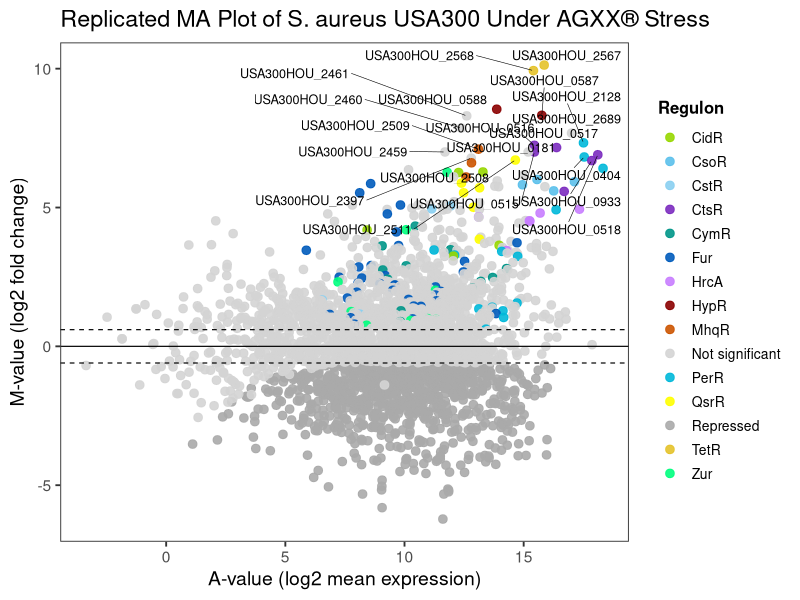
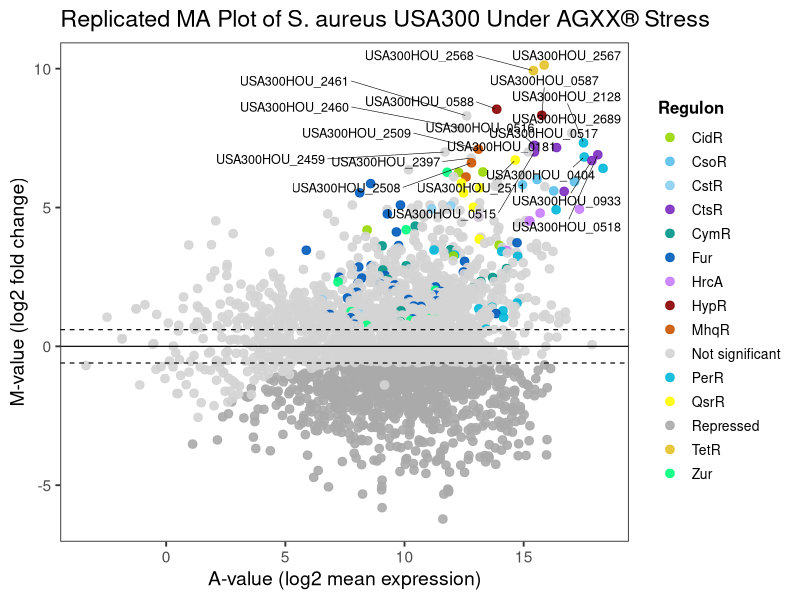

Write R code to recreate these figures, in order.
library(ggplot2)
library(dplyr)
library(ggrepel)

#Loading Table S1

setwd("~/Desktop")   # Change if needed

table1 <- read.csv("Copy of Table 1.csv", skip = 1)

# Inspect to confirm structure
print(names(table1))

#renaming standard variable names

df <- table1 %>% 
  rename(
    gene           = USA300.numbers,     # gene ID
    A.value        = A.value,            # average log2 expression
    log2FoldChange = M.value,            # M-value (log2 fold change)
    padj           = Adjusted.P.value,   # adjusted p-value
    Regulon        = Regulon             # regulon label
  )

#categorise genes according to thresholds

df <- df %>%
  mutate(
    sig = case_when(
      padj <= 0.05 & log2FoldChange >=  0.6 ~ "Upregulated",
      padj <= 0.05 & log2FoldChange <= -0.6 ~ "Downregulated",
      TRUE                                   ~ "Not significant"
    ),
    
    # Groups used for colour:
    plot_group = case_when(
      sig == "Upregulated"   ~ Regulon,      # coloured by regulon
      sig == "Downregulated" ~ "Repressed",  # grey
      TRUE                   ~ "Not significant"
    )
  )

#regulon colours used in the paper

regulon_colours <- c(
  "TetR" = "#E4C22A",
  "HypR" = "#8B0000",
  "MhqR" = "#CC5500",
  "CidR" = "#97D700",
  "QsrR" = "#FFFF00",
  "CtsR" = "#7B2CBF",
  "HrcA" = "#C77DFF",
  "CymR" = "#009688",
  "PerR" = "#00B8D9",
  "Fur"  = "#005BBB",
  "CsoR" = "#5BC0EB",
  "CstR" = "#89CFF0",
  "Zur"  = "#00FF7F",
  
  # fallback groups:
  "Repressed"       = "darkgrey",
  "Not significant" = "lightgrey"
)


# selection of strongly responding genes 

top_genes <- df %>%
  arrange(desc(abs(log2FoldChange))) %>%
  head(20)

#To make the plot

p <- ggplot(df, aes(x = A.value, y = log2FoldChange)) +
  
  # Main coloured points
  geom_point(aes(colour = plot_group), size = 2.6, alpha = 0.9) +
  
  # Colour mapping
  scale_colour_manual(values = regulon_colours, na.value = "lightgrey") +
  
  # Figure styling
  theme_bw(base_size = 14) +
  theme(
    panel.grid = element_blank(),
    legend.title = element_text(size = 12, face = "bold"),
    legend.text  = element_text(size = 10)
  ) +
  
  # Axis labels and title
  labs(
    title = "Replicated MA Plot of S. aureus USA300 Under AGXX® Stress",
    x = "A-value (log2 mean expression)",
    y = "M-value (log2 fold change)",
    colour = "Regulon"
  ) +
  
  # Horizontal reference lines
  geom_hline(yintercept = 0, colour = "black", size = 0.4) +
  geom_hline(yintercept = c(-0.6, 0.6), linetype = "dashed", size = 0.4) +
  
  # Text labels for top genes
  geom_text_repel(
    data = top_genes,
    aes(label = gene),
    size = 3.2,
    box.padding = 0.4,
    max.overlaps = 200,
    segment.size = 0.2
  )

print(p)

ggsave(
  "Replicated_Figure2_From_TableS1.png",
  plot = p,
  width = 10,
  height = 7,
  dpi = 300
)




